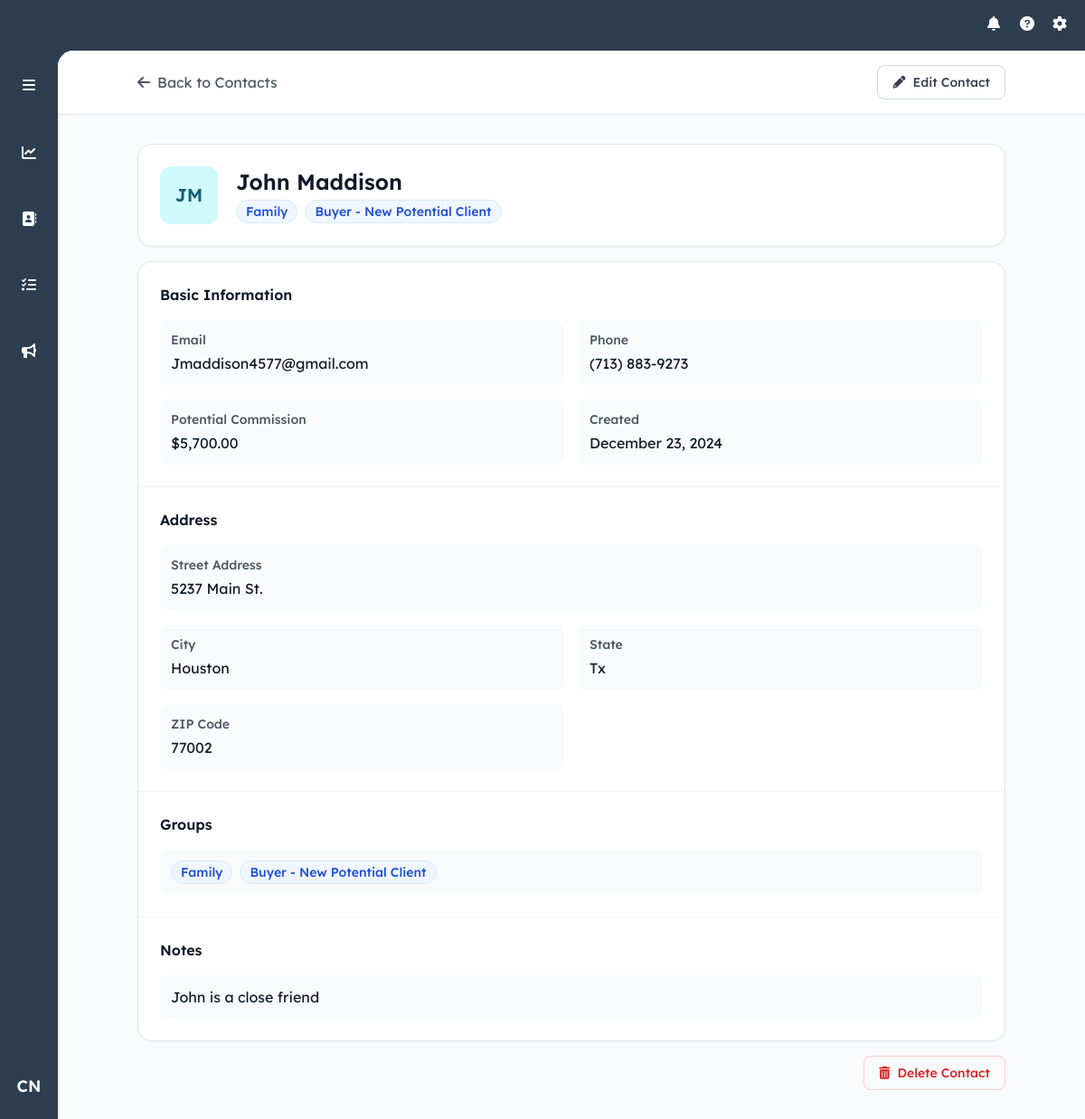
/contact/1 (signed in), run on the app's committed database.
### models.py (models this page shows, shortened)
class User(UserMixin, db.Model):
    id = db.Column(db.Integer, primary_key=True)
    username = db.Column(db.String(80), unique=True, nullable=False)
    email = db.Column(db.String(120), unique=True, nullable=False)
    password_hash = db.Column(db.String(128))
    first_name = db.Column(db.String(80), nullable=False)
    last_name = db.Column(db.String(80), nullable=False)
    role = db.Column(db.String(20), nullable=False, default='agent')
    created_at = db.Column(db.DateTime, nullable=False, default=datetime.utcnow)
    last_login = db.Column(db.DateTime)

class Contact(db.Model):
    id = db.Column(db.Integer, primary_key=True)
    user_id = db.Column(db.Integer, db.ForeignKey('user.id'), nullable=False)
    first_name = db.Column(db.String(80), nullable=False)
    last_name = db.Column(db.String(80), nullable=False)
    email = db.Column(db.String(120))
    phone = db.Column(db.String(20))
    street_address = db.Column(db.String(200))
    city = db.Column(db.String(100))
    state = db.Column(db.String(50))
    zip_code = db.Column(db.String(20))
    notes = db.Column(db.Text)
    created_at = db.Column(db.DateTime, nullable=False, default=datetime.utcnow)
    updated_at = db.Column(db.DateTime, nullable=False, default=datetime.utcnow,
                          onupdate=datetime.utcnow)
    potential_commission = db.Column(db.Numeric(10, 2), nullable=False, default=5000.00)
    owner = db.relationship('User', backref=db.backref('contacts', lazy=True))
    groups = db.relationship('ContactGroup',
                           secondary=contact_groups,
                           back_populates='contacts',
                           lazy='joined')

class ContactGroup(db.Model):
    id = db.Column(db.Integer, primary_key=True)
    name = db.Column(db.String(100), unique=True, nullable=False)
    category = db.Column(db.String(50), nullable=False)
    sort_order = db.Column(db.Integer, nullable=False)
    created_at = db.Column(db.DateTime, nullable=False, default=datetime.utcnow)
    contacts = db.relationship('Contact',
                             secondary=contact_groups,
                             back_populates='groups',
                             lazy='dynamic')

### routes/contacts.py (the view, shortened to what this page needs)
@contacts_bp.route('/contact/<int:contact_id>')
@login_required
def view_contact(contact_id):
    contact = Contact.query.get_or_404(contact_id)
    if not current_user.role == 'admin' and contact.user_id != current_user.id:
        abort(403)
    all_groups = ContactGroup.query.all()
    return render_template('view_contact.html', contact=contact, all_groups=all_groups)

### app.py (called while the page is built)
def create_app():
    app = Flask(__name__)
    app.config.from_object('config.Config')
    db.init_app(app)
    login_manager = LoginManager()
    login_manager.init_app(app)
    login_manager.login_view = 'auth.login'
    app.jinja_env.filters['abs'] = abs
    mail = Mail()
    mail.init_app(app)
    @login_manager.user_loader
    def load_user(user_id):
        return User.query.get(int(user_id))
    register_blueprints(app)
    return app

### templates/view_contact.html (shortened to what this page needs)
{% extends "base.html" %}
{% block content %}
<div class="min-h-full bg-gray-50">
    <div class="bg-white border-b sticky top-0 z-10">
        <div class="max-w-5xl mx-auto px-4 sm:px-6 lg:px-8">
            <div class="py-4 flex items-center justify-between">
                <a href="{{ url_for('main.index') }}" class="flex items-center text-gray-600 hover:text-gray-900">
                    <i class="fas fa-arrow-left mr-2"></i>
                    Back to {{ 'Dashboard' if request.args.get('source') == 'dashboard' else 'Contacts' }}
                </a>
                <div class="flex items-center space-x-3">
                    <button id="editButton" onclick="toggleEditMode()"
                            class="inline-flex items-center px-4 py-2 border border-gray-300 rounded-lg text-sm font-medium text-gray-700 hover:bg-gray-50 transition-colors">
                        <i class="fas fa-pencil-alt mr-2"></i>
                        Edit Contact
                    </button>
                </div>
            </div>
        </div>
    </div>
    <div class="max-w-5xl mx-auto px-4 sm:px-6 lg:px-8 py-8">
        <div class="bg-white rounded-2xl shadow-sm border p-6 mb-4">
            <div class="flex items-center">
                <div class="w-16 h-16 rounded-xl flex items-center justify-center text-xl font-semibold mr-5
                    {% set initials = contact.first_name[0]|upper + contact.last_name[0]|upper %}
                    {% set colors = {
                        'A': 'bg-blue-100 text-blue-800', 'B': 'bg-rose-100 text-rose-800',
                        'C': 'bg-green-100 text-green-800', 'D': 'bg-amber-100 text-amber-800',
                        'E': 'bg-purple-100 text-purple-800', 'F': 'bg-pink-100 text-pink-800',
                        'G': 'bg-indigo-100 text-indigo-800', 'H': 'bg-teal-100 text-teal-800',
                        'I': 'bg-orange-100 text-orange-800', 'J': 'bg-cyan-100 text-cyan-800'
                    } %}
                    {{ colors[initials[0]] or 'bg-gray-100 text-gray-800' }}">
                    {{ contact.first_name[0] }}{{ contact.last_name[0] }}
                </div>
                <div class="flex-1">
                    <div id="viewContactName" class="text-2xl font-semibold text-gray-900 mb-1">
                        {{ contact.first_name }} {{ contact.last_name }}
                    </div>
                    <div class="flex flex-wrap gap-2">
                        {% for group in contact.groups %}
                            <span class="inline-flex items-center px-2.5 py-0.5 rounded-full text-sm font-medium bg-blue-50 text-blue-700 border border-blue-100">
                                {{ group.name }}
                            </span>
                        {% endfor %}
                    </div>
                </div>
            </div>
        </div>
        <div class="bg-white rounded-2xl shadow-sm border overflow-hidden">
            <div id="viewContactInfo">
                <div class="divide-y divide-gray-100">
                    <div class="p-6">
                        <h2 class="text-base font-semibold text-gray-900 mb-4">Basic Information</h2>
                        <div class="grid grid-cols-1 md:grid-cols-2 gap-4">
                            <div class="bg-gray-50 rounded-lg p-3">
                                <h3 class="text-sm font-medium text-gray-600 mb-1">Email</h3>
                                <p class="text-gray-900">{{ contact.email or 'No email provided' }}</p>
                            </div>
                            <div class="bg-gray-50 rounded-lg p-3">
                                <h3 class="text-sm font-medium text-gray-600 mb-1">Phone</h3>
                                <p class="text-gray-900">{{ contact.phone or 'No phone provided' }}</p>
                            </div>
                            <div class="bg-gray-50 rounded-lg p-3">
                                <h3 class="text-sm font-medium text-gray-600 mb-1">Potential Commission</h3>
                                <p class="text-gray-900">
                                    {% if contact.potential_commission is not none %}
                                        ${{ "{:,.2f}".format(contact.potential_commission|float) }}
                                    {% else %}
                                        $0.00
                                    {% endif %}
                                </p>
                            </div>
                            <div class="bg-gray-50 rounded-lg p-3">
                                <h3 class="text-sm font-medium text-gray-600 mb-1">Created</h3>
                                <p class="text-gray-900">{{ contact.created_at.strftime('%B %d, %Y') }}</p>
                            </div>
                        </div>
                    </div>
                    <div class="p-6">
                        <h2 class="text-base font-semibold text-gray-900 mb-4">Address</h2>
                        <div class="grid grid-cols-1 md:grid-cols-2 gap-4">
                            <div class="md:col-span-2 bg-gray-50 rounded-lg p-3">
                                <h3 class="text-sm font-medium text-gray-600 mb-1">Street Address</h3>
                                <p class="text-gray-900">{{ contact.street_address or 'No street address provided' }}</p>
                            </div>
                            <div class="bg-gray-50 rounded-lg p-3">
                                <h3 class="text-sm font-medium text-gray-600 mb-1">City</h3>
                                <p class="text-gray-900">{{ contact.city or 'No city provided' }}</p>
                            </div>
                            <div class="bg-gray-50 rounded-lg p-3">
                                <h3 class="text-sm font-medium text-gray-600 mb-1">State</h3>
                                <p class="text-gray-900">{{ contact.state or 'No state provided' }}</p>
                            </div>
                            <div class="bg-gray-50 rounded-lg p-3">
                                <h3 class="text-sm font-medium text-gray-600 mb-1">ZIP Code</h3>
                                <p class="text-gray-900">{{ contact.zip_code or 'No ZIP code provided' }}</p>
                            </div>
                        </div>
                    </div>
                    <div class="p-6">
                        <h2 class="text-base font-semibold text-gray-900 mb-4">Groups</h2>
                        <div class="bg-gray-50 rounded-lg p-3">
                            <div class="flex flex-wrap gap-2">
                                {% for group in contact.groups %}
                                    <span class="inline-flex items-center px-2.5 py-0.5 rounded-full text-sm font-medium bg-blue-50 text-blue-700 border border-blue-100">
                                        {{ group.name }}
                                    </span>
                                {% else %}
                                    <span class="text-gray-500 italic">No groups assigned</span>
                                {% endfor %}
                            </div>
                        </div>
                    </div>
                    <div class="p-6">
                        <h2 class="text-base font-semibold text-gray-900 mb-4">Notes</h2>
                        <div class="bg-gray-50 rounded-lg p-3">
                            <p class="text-gray-900 whitespace-pre-line">{{ contact.notes or 'No notes added' }}</p>
                        </div>
                    </div>
                </div>
            </div>
        </div>
        <div class="mt-4 flex justify-end">
            <form action="{{ url_for('contacts.delete_contact', contact_id=contact.id) }}" method="POST" id="deleteContactForm">
                <button onclick="deleteContact()"
                        class="inline-flex items-center px-4 py-2 border border-red-200 rounded-lg text-sm font-medium text-red-600 hover:bg-red-50 transition-colors">
                    <i class="fas fa-trash-alt mr-2"></i>
                    Delete Contact
                </button>
            </form>
        </div>
    </div>
</div>
{% endblock %}

### templates/base.html (shortened to what this page needs)
<!DOCTYPE html>
<html lang="en" data-theme="light">
<head>
    <script src="https://cdn.tailwindcss.com"></script>
    <link href="https://cdn.jsdelivr.net/npm/daisyui@4.7.2/dist/full.min.css" rel="stylesheet" type="text/css" />
    <link rel="stylesheet" href="https://cdnjs.cloudflare.com/ajax/libs/font-awesome/6.0.0/css/all.min.css">
</head>
<body class="h-screen flex flex-col bg-[#2d3e50]">
<header class="text-white h-14 items-center justify-end hidden md:flex">
    <div class="flex items-center space-x-4 pr-4 relative">
        {% if current_user.is_authenticated %}
            <i class="fas fa-bell h-5 w-5"></i>
            <i class="fas fa-question-circle h-5 w-5"></i>
            <i class="fas fa-cog h-5 w-5"></i>
        {% else %}
            <a href="{{ url_for('auth.login') }}" class="text-white hover:text-gray-200">
                <i class="fas fa-sign-in-alt h-5 w-5"></i>
            </a>
        {% endif %}
    </div>
</header>
<div class="flex flex-1 overflow-hidden relative">
    <aside id="sidebar" class="w-16 transition-all duration-300 ease-in-out flex-col items-center py-4 z-10 hidden md:flex">
        <div class="w-full flex justify-center mb-8">
            <button id="sidebarToggle" class="p-2.5 rounded-lg hover:bg-[#3d4d63] text-white">
                <i class="fas fa-bars"></i>
            </button>
        </div>
        <div class="relative group mb-8 w-full px-3">
            <a href="{{ url_for('main.dashboard') }}" class="sidebar-link flex items-center p-2.5 rounded-lg hover:bg-[#3d4d63] {% if request.endpoint == 'main.dashboard' %}text-orange-500{% else %}text-white{% endif %}">
                <div class="w-full flex items-center">
                    <div class="flex justify-center w-[24px]">
                        <i class="fas fa-chart-line"></i>
                    </div>
                </div>
            </a>
        </div>
        <div class="relative group mb-8 w-full px-3">
            <a href="{{ url_for('main.index') }}" class="sidebar-link flex items-center p-2.5 rounded-lg hover:bg-[#3d4d63] {% if request.endpoint == 'main.index' %}text-orange-500{% else %}text-white{% endif %}">
                <div class="w-full flex items-center">
                    <div class="flex justify-center w-[24px]">
                        <i class="fas fa-address-book"></i>
                    </div>
                </div>
            </a>
        </div>
        <div class="relative group mb-8 w-full px-3">
            <a href="{{ url_for('tasks.tasks') }}" class="sidebar-link flex items-center p-2.5 rounded-lg hover:bg-[#3d4d63] {% if request.endpoint == 'tasks.tasks' %}text-orange-500{% else %}text-white{% endif %}">
                <div class="w-full flex items-center">
                    <div class="flex justify-center w-[24px]">
                        <i class="fas fa-tasks"></i>
                    </div>
                </div>
            </a>
        </div>
        <div class="relative group mb-8 w-full px-3">
            <a href="{{ url_for('main.marketing') }}" class="sidebar-link flex items-center p-2.5 rounded-lg hover:bg-[#3d4d63] {% if request.endpoint == 'main.marketing' %}text-orange-500{% else %}text-white{% endif %}">
                <div class="w-full flex items-center">
                    <div class="flex justify-center w-[24px]">
                        <i class="fas fa-bullhorn"></i>
                    </div>
                </div>
            </a>
        </div>
        {% if current_user.is_authenticated %}
            <div class="relative group w-full flex justify-center">
                <button
                    id="userIcon"
                    class="w-10 h-10 rounded-full hover:bg-[#3d4d63] text-white flex items-center justify-center text-lg font-semibold transition-colors duration-200"
                >
                    {{ current_user.first_name[0] }}{{ current_user.last_name[0] }}
                </button>
            </div>
        {% endif %}
    </aside>
    <main class="flex-1 overflow-auto bg-white md:absolute inset-0 md:ml-16 md:rounded-tl-[1.1rem] pb-14 md:pb-0 transition-all duration-300" id="mainContent">
        <div class="content-wrapper">
            {% block content %}{% endblock %}
        </div>
    </main>
</div>
</body>
</html>

### templates/base.html (style rules this page uses)
body { font-family: "Lexend Deca", Helvetica, Arial, sans-serif; }
:root { --sidebar-width: 4rem; --sidebar-expanded-width: 11rem; }
#sidebar .sidebar-link { padding: 0.625rem 0.75rem; }

### data on the page
User: first_name "C", last_name "N"
Contact: first_name "J", last_name "M", first_name "John", last_name "Maddison", email "Jmaddison4577@gmail.com", phone "(713) 883-9273", potential_commission "5,700.00", created_at "December 23, 2024", street_address "5237 Main St.", city "Houston", state "Tx", zip_code "77002", notes "John is a close friend"
ContactGroup: name "Family"
ContactGroup: name "Buyer - New Potential Client"
